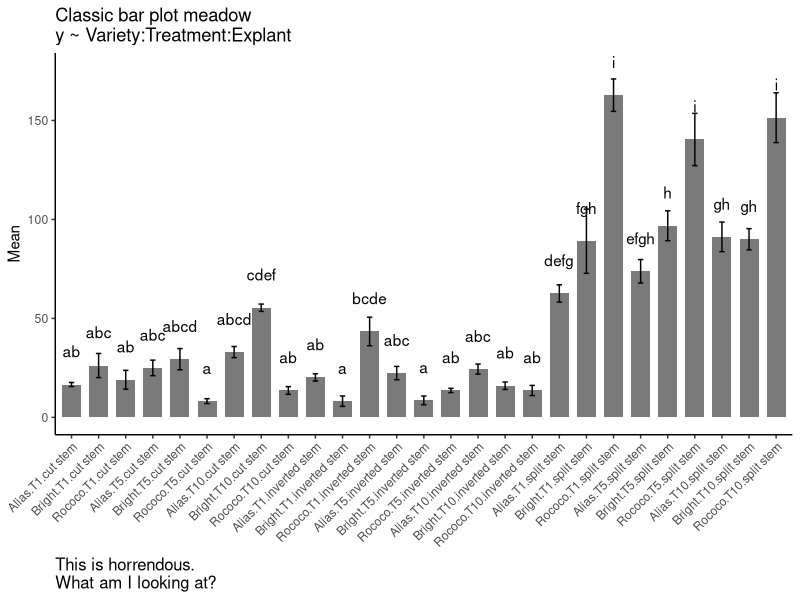
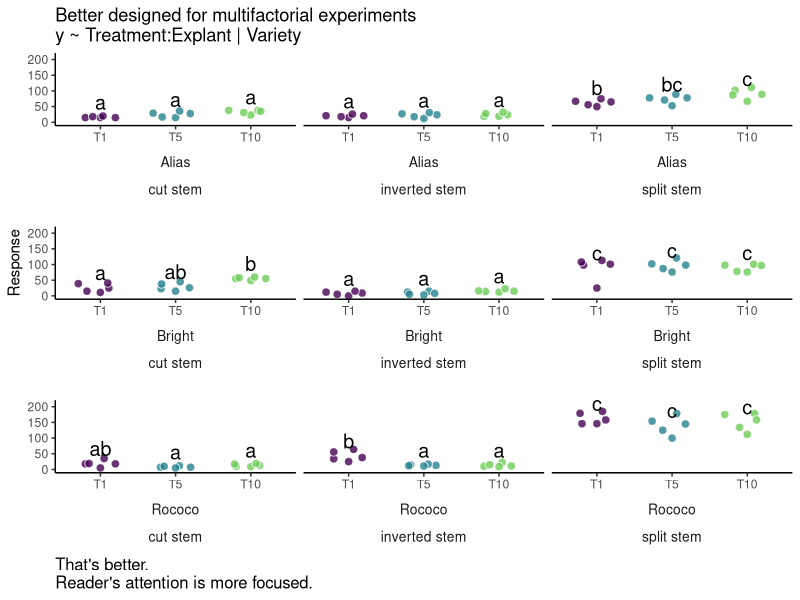
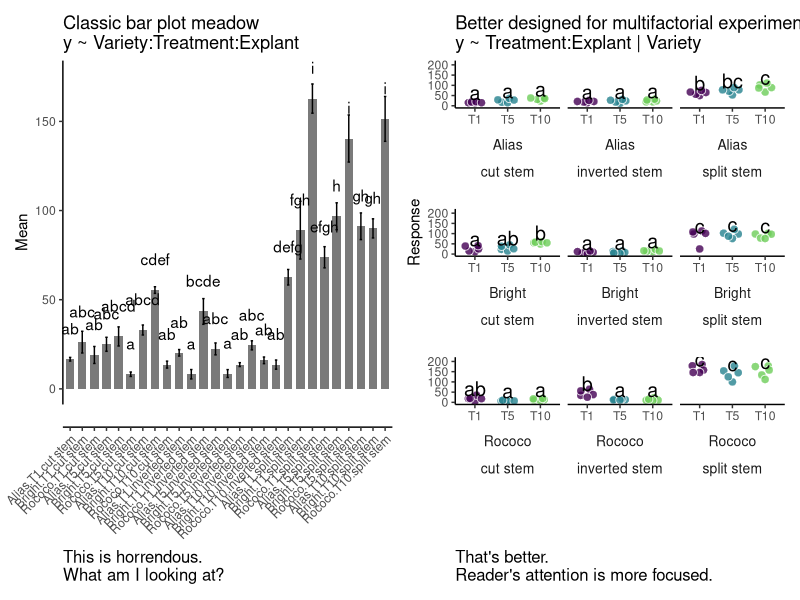
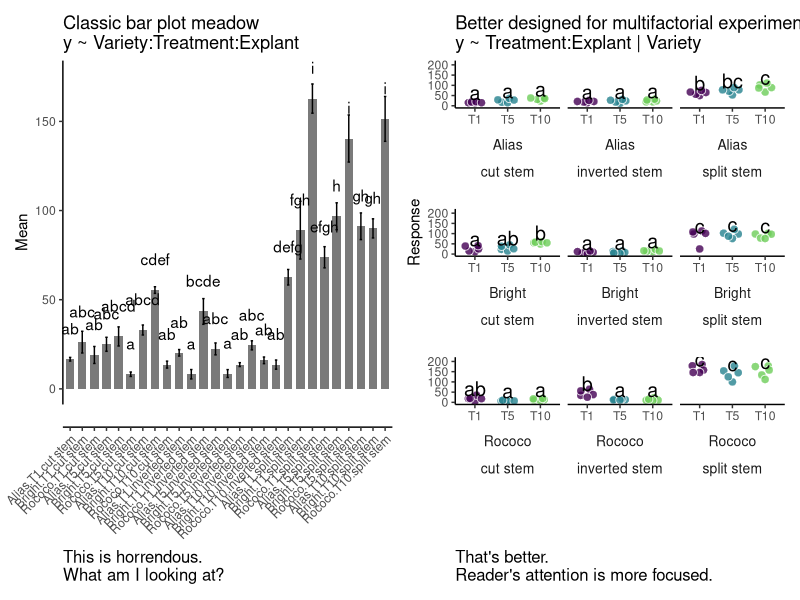
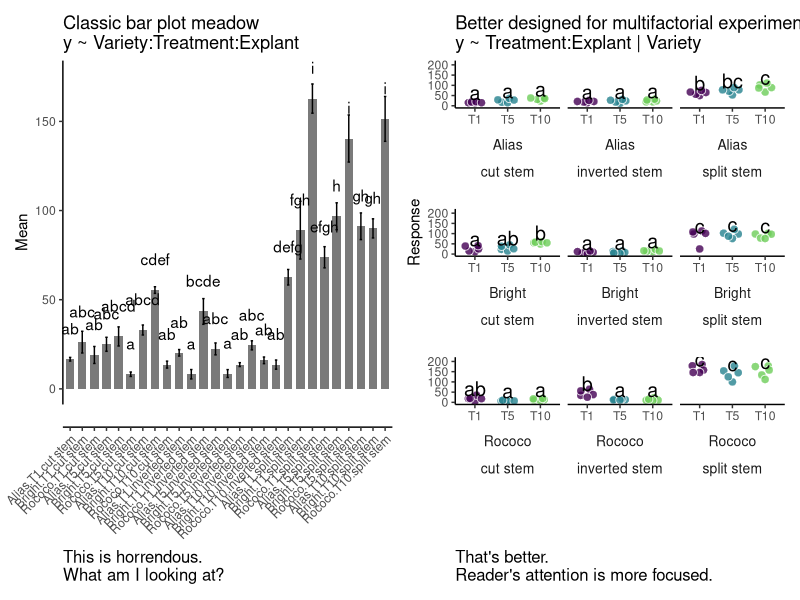

Recreate these plots in R, in order.
## ---- chunk 1
knitr::opts_chunk$set(echo = TRUE)
## ---- chunk 2
library(tidyverse) 
library(ggbeeswarm) # to make jitter plots  
library(readxl) # to load excel files 

library(viridis) # for the colors 
library(patchwork)

library(emmeans) # for estimated marginal means and statistics 
## ---- chunk 3
stem_data <- read_excel("../Data/Matand_2020_Stem_Data.xlsx") 

stem_data2 <- stem_data %>% 
  mutate(Treatment = factor(Treatment, levels = c("T1", "T5", "T10"))) %>% 
  filter(str_detect(Variety, "Alias|Bright|Rococo"))

head(stem_data)
## ---- chunk 4
model_stem <- lm(Primordia ~ Explant * Treatment * Variety, data = stem_data2)
anova(model_stem)
## ---- chunk 5
est_all <- emmeans(model_stem, pairwise ~ Variety:Explant:Treatment)    
results_all <- multcomp::cld(est_all$emmeans, Letters = "abcdefghijklmnopqrst") %>% 
  as.data.frame() %>% 
  mutate(grouping = str_remove_all(.group, " "))

head(results_all)
## ---- chunk 6
barplotMeadow <- stem_data2 %>% 
  group_by(Variety, Treatment, Explant) %>% 
  summarise(
    mean = mean(Primordia),
    sd = sd(Primordia),
    NN = n()
  ) %>% 
  ungroup() %>% 
  mutate(se = sd/sqrt(NN)) %>% 
  ggplot(aes(x = interaction(Variety, Treatment, Explant), y = mean)) +
  geom_bar(stat = "identity", position = position_dodge2(), alpha = 0.8, width = 0.7) +
  geom_errorbar(aes(ymin = mean - se, ymax = mean + se), width = 0.2) +
  geom_text(data = results_all, aes(label = grouping, y = upper.CL), vjust = -0.2) +
  labs(x = NULL,
       y = "Mean",
       caption = "This is horrendous.\nWhat am I looking at?") +
  theme_classic() +
  theme(
    axis.text.x = element_text(angle = 45, hjust = 1),
    plot.caption = element_text(hjust = 0, size = 12)
  ) +
  ggtitle("Classic bar plot meadow\ny ~ Variety:Treatment:Explant")

barplotMeadow
## ---- chunk 7
est_by_factor <- emmeans(model_stem, pairwise ~ Explant:Treatment | Variety)
results_by_factor <- multcomp::cld(est_by_factor$emmeans, Letters = "abcdefghijklmnopqrst") %>% 
  as.data.frame() %>% 
  mutate(grouping = str_remove_all(.group, " "))

head(results_by_factor)
## ---- chunk 8
DotPlot_by_factor <- stem_data2 %>% 
  ggplot(aes(x = Treatment, y = Primordia)) +
  facet_wrap( ~ Variety + Explant, scales = "free_x", strip.position = "bottom") +
  ggbeeswarm::geom_quasirandom(aes(fill = Treatment), 
                               shape = 21, color = "white", size = 2.5, alpha = 0.8) +
  geom_text(data = results_by_factor, 
            aes(label = grouping, y = upper.CL + 35), size = 5) +
  scale_fill_manual(values = viridis(10)[c(1, 5, 8)]) +
  labs(y = "Response",
       x = NULL,
       caption = "That's better.\nReader's attention is more focused.") +
  theme_classic() +
  theme(
    legend.position = "none",
    strip.background = element_blank(),
    panel.spacing.y = unit(1.2, "lines"),
    strip.text = element_text(size = 10),
    strip.placement = "outside",
    plot.caption = element_text(hjust = 0, size = 12)
  ) +
  ggtitle("Better designed for multifactorial experiments\ny ~ Treatment:Explant | Variety")

DotPlot_by_factor
## ---- chunk 9
wrap_plots(barplotMeadow, DotPlot_by_factor, nrow = 1)

ggsave("../Results/AvoidBarPlotMeadow.svg", height = 7, width = 10, bg = "white")
ggsave("../Results/AvoidBarPlotMeadow.png", height = 7, width = 10, bg = "white")
